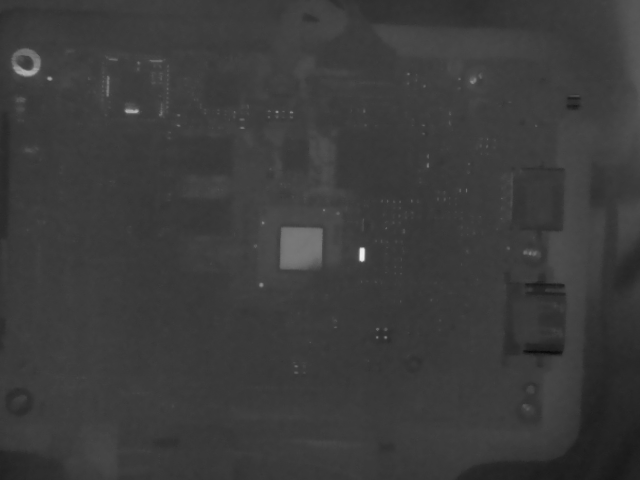
#> input picture img-placa-144307/10.png, 640 x 480 px; its folder holds only this picture in this run
$ python SemHaarCascade.py
#> lines starting #> are read from the running program, lines starting #| are printed output that depends on the picture; after the words box and inside, x2 and y2 are one past the last pixel; in counts of white or black regions, pixels touching at a corner belong together
import cv2
import numpy as np
from imutils import paths


def detectar():
    imagemPath = list(paths.list_images('img-placa-144307/'))
    numero = 0
    for z in imagemPath:
        img = cv2.imread(z)
#> img is the input picture: shape (480, 640, 3); min 10, max 240, mean 59.6
        img_cinza = cv2.cvtColor(img, cv2.COLOR_BGR2GRAY)
        img2 = cv2.medianBlur(img_cinza, 5)
        print(f"Foto {numero}")
        circles = cv2.HoughCircles(img2, cv2.HOUGH_GRADIENT, 1, 120, param1=100, param2=20, minRadius=10, maxRadius=20)
#> circles = [[24.5, 61.5, 13.8]]
        if isinstance(circles, np.ndarray):
            circles = np.uint16(np.around(circles))
#> circles = [[24, 62, 14]]

            for i in circles[0, :]:
                cv2.circle(img, (i[0], i[1]), i[2], (0, 255, 0), 2)
                cv2.circle(img, (i[0], i[1]), 2, (0, 0, 255), 2)
                print(f"(x,y): ({i[0]},{i[1]})")
#> this loop made 1 pass
#| (x,y): (24,62)
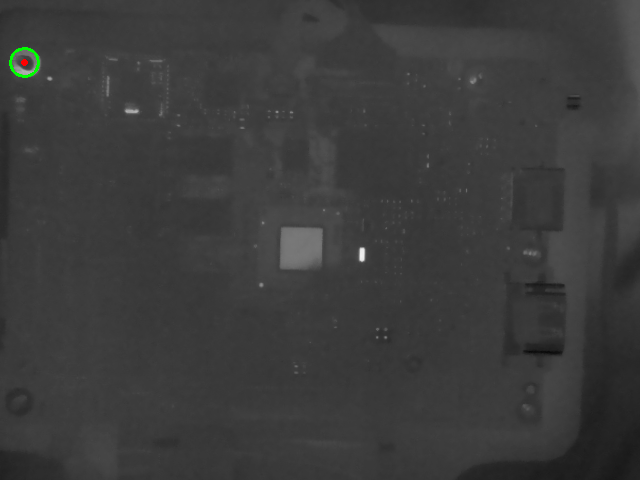
#> img: shape (480, 640, 3); 0.1% of pixels changed, all inside (x1, y1, x2, y2) = (9, 47, 40, 78)

        cv2.imshow("Sem Haar Cascade", img)
        cv2.waitKey(1000)
        cv2.imwrite('Shaar-placa-144307/' + str(numero) + '.png', img)
        numero += 1


detectar()

$ run again, on img-placa-144307/2141.png
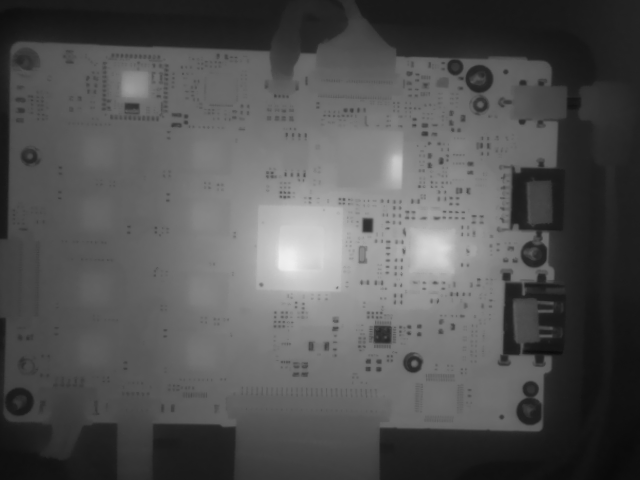
#> input picture img-placa-144307/2141.png, 640 x 480 px
#> in detectar, img is the input picture: shape (480, 640, 3); min 10, max 240, mean 83.2
#> in detectar, `circles = cv2.HoughCircles(img2, cv2.HOUGH_GRADIENT, 1, 120, param1=10..`: circles = [[478.5, 78.5, 14.1], [529.5, 410.5, 13.6], [18.5, 400.5, 13.8], [534.5, 253.5, 13.4]]
#> in detectar, `circles = np.uint16(np.around(circles))`: circles = [[478, 78, 14], [530, 410, 14], [18, 400, 14], [534, 254, 13]]
#> the loop in detectar, `for i in circles[0, :]:` made 4 passes
#> (printed output is left out)
#> after the loop in detectar, `for i in circles[0, :]:`:
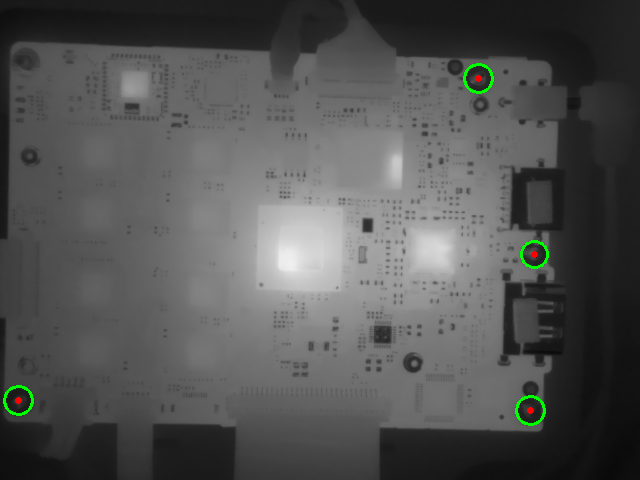
#> img: shape (480, 640, 3); 0.38% of pixels changed, all inside (x1, y1, x2, y2) = (3, 63, 549, 426)

$ run again, on img-placa-144307/216.png
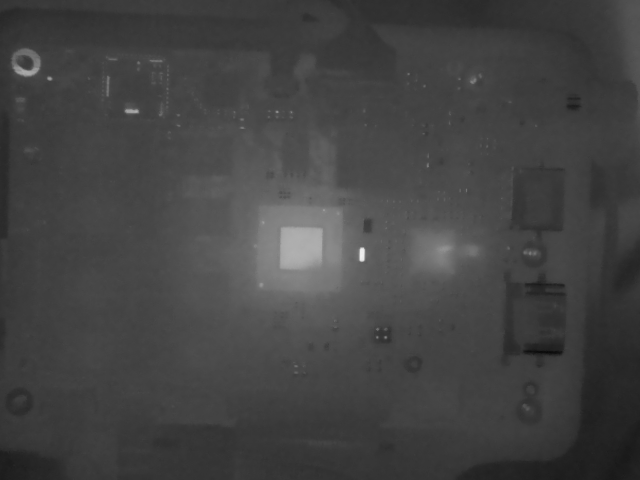
#> input picture img-placa-144307/216.png, 640 x 480 px
#> in detectar, img is the input picture: shape (480, 640, 3); min 10, max 240, mean 67.6
#> in detectar, `circles = cv2.HoughCircles(img2, cv2.HOUGH_GRADIENT, 1, 120, param1=10..`: circles = [[25.5, 61.5, 14.1]]
#> in detectar, `circles = np.uint16(np.around(circles))`: circles = [[26, 62, 14]]
#> the loop in detectar, `for i in circles[0, :]:` made 1 pass
#> (printed output is left out)
#> after the loop in detectar, `for i in circles[0, :]:`:
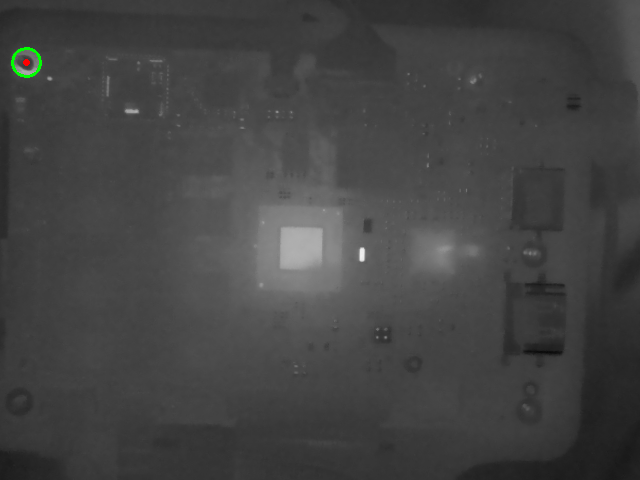
#> img: shape (480, 640, 3); 0.1% of pixels changed, all inside (x1, y1, x2, y2) = (11, 47, 42, 78)

$ run again, on img-placa-144307/369.png
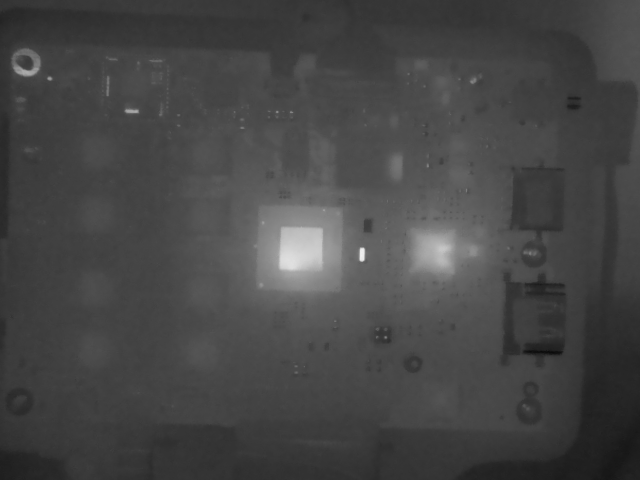
#> input picture img-placa-144307/369.png, 640 x 480 px
#> in detectar, img is the input picture: shape (480, 640, 3); min 10, max 240, mean 70.4
#> in detectar, `circles = cv2.HoughCircles(img2, cv2.HOUGH_GRADIENT, 1, 120, param1=10..`: circles = [[25.5, 62.5, 14.1]]
#> in detectar, `circles = np.uint16(np.around(circles))`: circles = [[26, 62, 14]]
#> the loop in detectar, `for i in circles[0, :]:` made 1 pass
#> (printed output is left out)
#> after the loop in detectar, `for i in circles[0, :]:`:
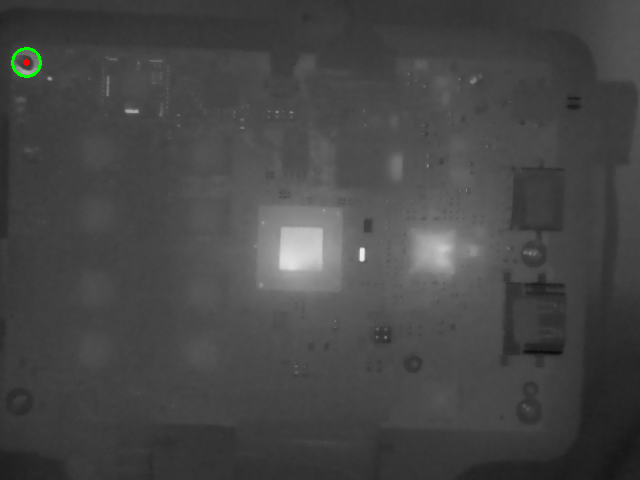
#> img: shape (480, 640, 3); 0.1% of pixels changed, all inside (x1, y1, x2, y2) = (11, 47, 42, 78)
